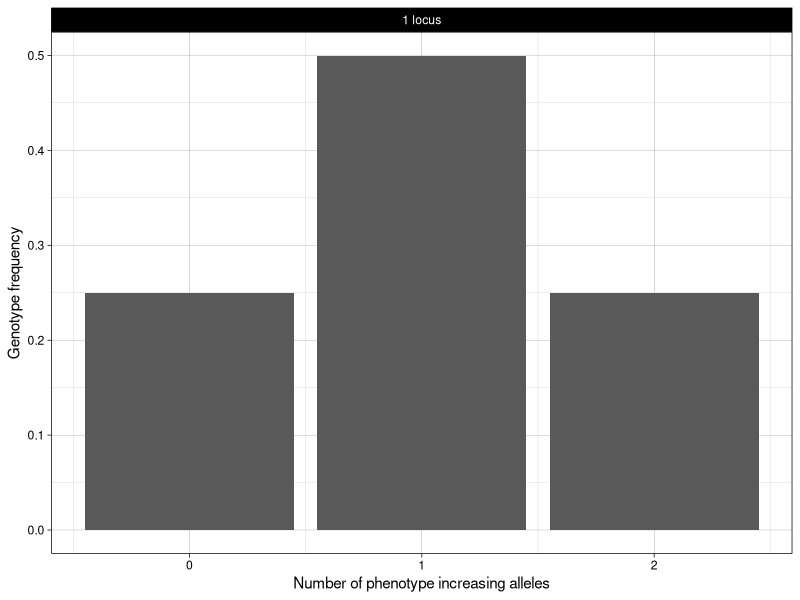
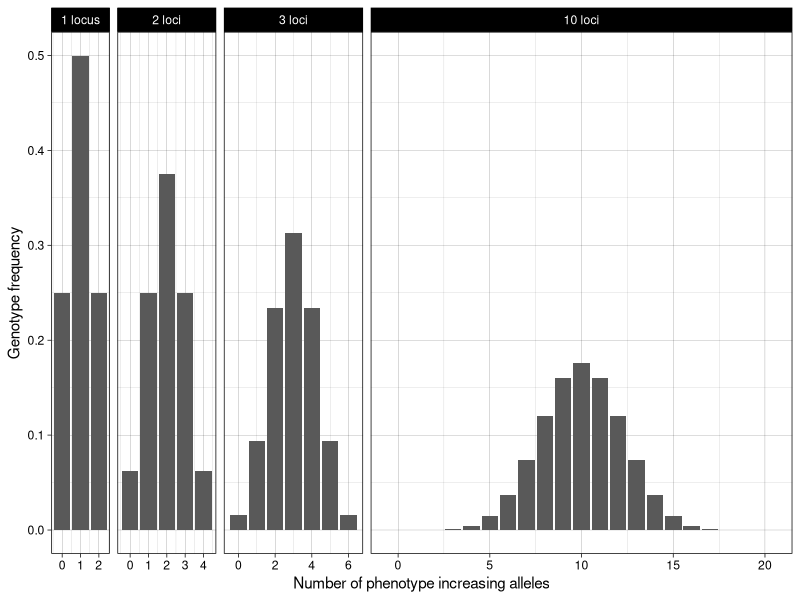
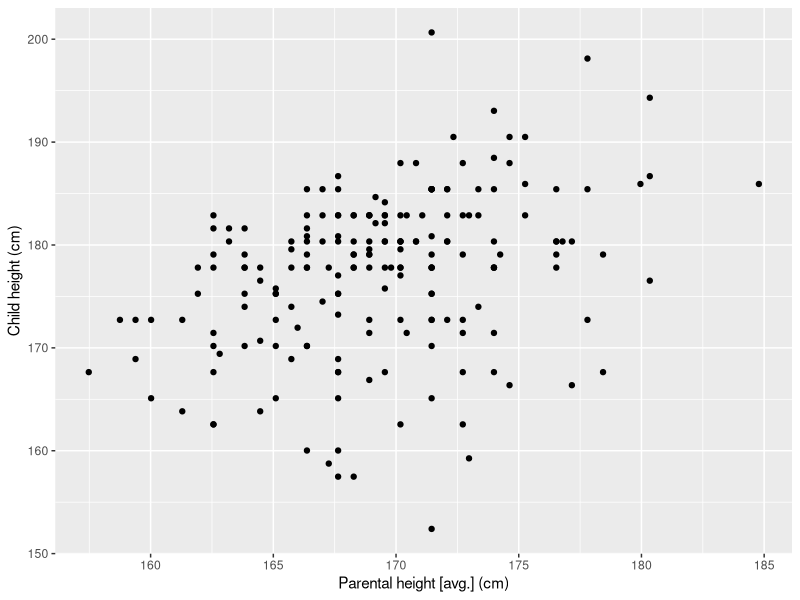
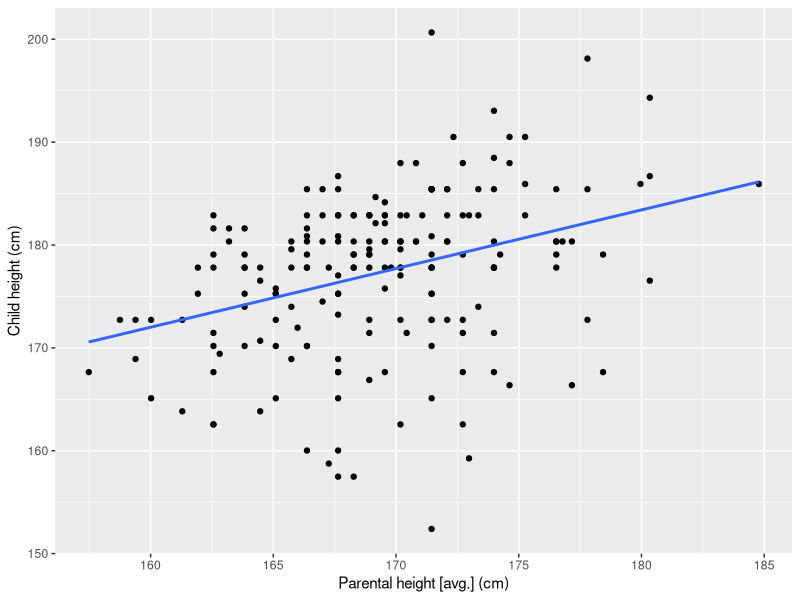
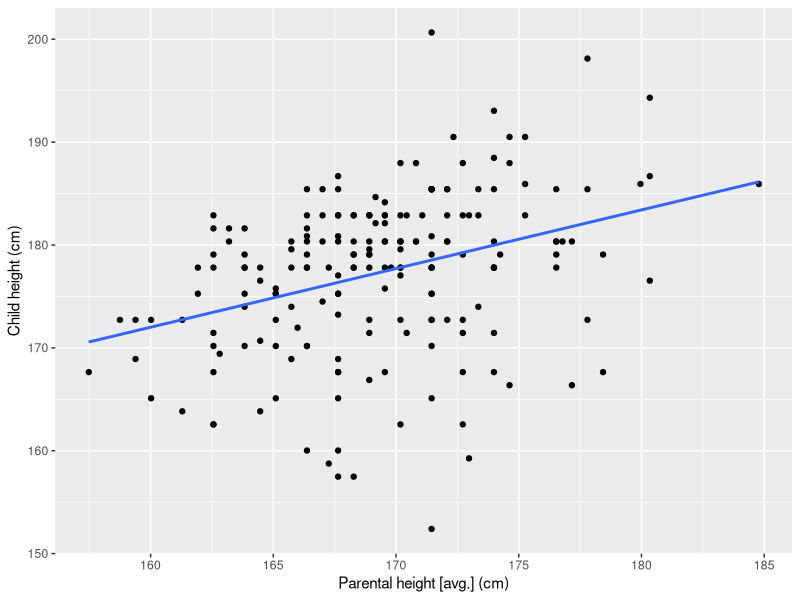
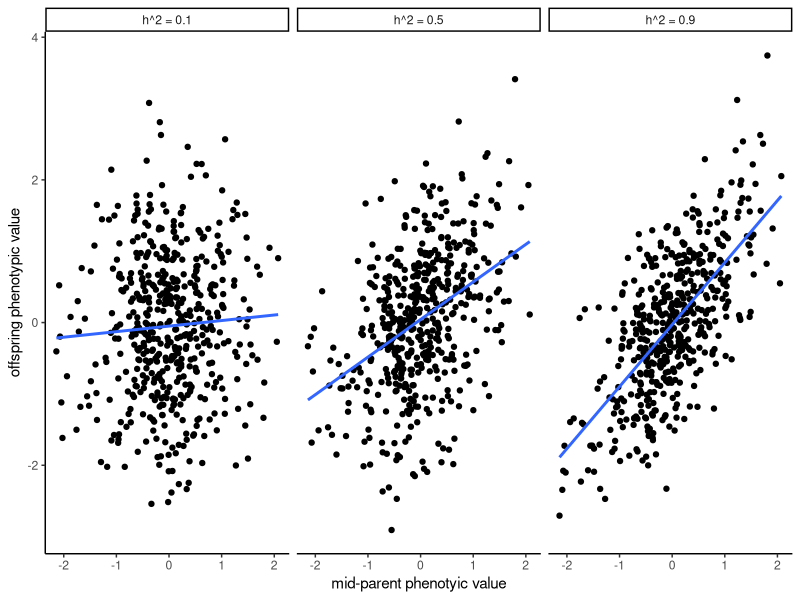
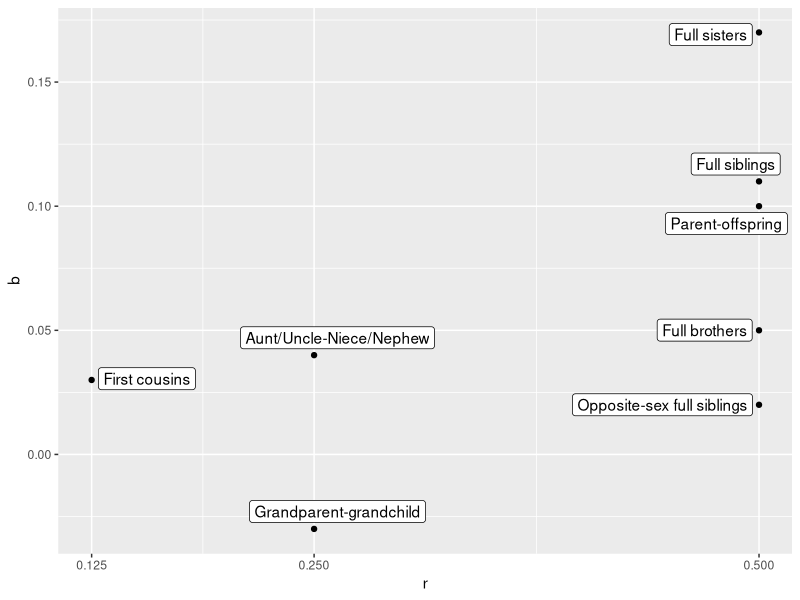
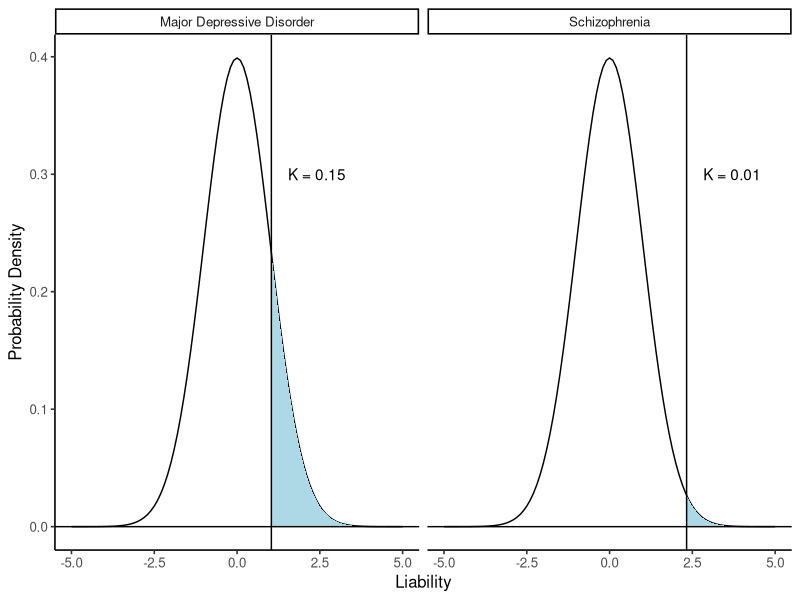

The R script that drew these images, in order:
## ---- chunk 1
#| echo: false

# font size for plotting
base_size <- function() {
  size = 12
  if (knitr::is_html_output()) {
    size = 16
  } else if (knitr::is_latex_output()) {
    size = 10
  }
  size
}
## ---- chunk 2
#| echo: false
require(ggplot2)
require(dplyr)
require(stringr)

# calculate expected genotype frequency for number of increasing alleles
# use the density of the binomial distribution, for alleles = 0 up to 2 * number of loci. 
# assume each allele has the same frequency of 50% (for simplicity)
n_allele_freq <- function(n_loci) {
  alleles <- seq(from = 0, to = 2*n_loci)
  freq <- dbinom(alleles, size = 2*n_loci, prob = 0.5)
  data.frame(alleles, freq, loci = n_loci)
}

number_of_loci <- c(1, 2, 3, 10)
loci_freq <- bind_rows(lapply(number_of_loci, n_allele_freq))

loci_labeller <- function(string) {
  n_loci <- as.numeric(string)
  if_else(
    n_loci == 1, 
    true = "1 locus",
    false = str_c(string, "loci", sep = " "))
}
plot_loci <- function(loci_freq) {
  ggplot(loci_freq, aes(x = alleles, y = freq)) + geom_col() +
  facet_grid(
    . ~ loci,
    scales = "free_x",
    space = "free_x",
    labeller = labeller(loci = loci_labeller)
  ) +
  scale_x_continuous("Number of phenotype increasing alleles") +
  scale_y_continuous("Genotype frequency") +
  theme_linedraw()
}

plot_loci(
  filter(loci_freq, loci == 1)
)
## ---- chunk 3
#| echo: false
plot_loci(loci_freq)
## ---- chunk 4
#| label: height
#| echo: false
require(readr)
require(dplyr)
require(ggplot2)

height_data <- read_tsv(here::here("data/galton-stata11/galton-stata11.tab"))

# filter to one offspring per family
# convert to cm
# average parental height
height_singletons <- height_data |>
  mutate(
    father_cm = father * 2.54,
    mother_cm = mother * 2.54,
    child_cm = height * 2.54
  ) |>
  mutate(parents_cm = (father_cm + mother_cm) / 2) |>
  group_by(family) |>
  slice_head(n = 1)
## ---- chunk 5
#| label: height_parent_offspring
#| fig-width: 5
#| fig-height: 5
#| echo: false
require(ggplot2)

ggplot(height_singletons, aes(x = parents_cm, y = child_cm)) +
  geom_point() +
  scale_x_continuous("Parental height [avg.] (cm)") +
  scale_y_continuous("Child height (cm)")
## ---- chunk 6
#| label: height_parent_offspring_regress
#| fig-width: 5
#| fig-height: 5
#| echo: false
require(ggplot2)

height_parent_offspring_regress_g <- ggplot(height_singletons, aes(x = parents_cm, y = child_cm)) +
  geom_point() +
  stat_smooth(method = "lm", formula = y ~ x, se = FALSE) +
  scale_x_continuous("Parental height [avg.] (cm)") +
  scale_y_continuous("Child height (cm)")
height_parent_offspring_regress_g
## ---- chunk 7
#| label: height_parent_offspring_regress2
#| fig-width: 5
#| fig-height: 5
#| echo: false
height_parent_offspring_regress_g
## ---- chunk 8
#| label: height_cov_var
#| echo: false
height_parent_child_cov <- round(with(height_singletons, cov(parents_cm, child_cm)), 2)
height_parent_var <- round(with(height_singletons, var(parents_cm)), 2)
## ---- chunk 9
#| label: parent_offspring_h2_sim
#| echo: false
require(ggplot2)
require(dplyr)

set.seed(751889)

# simulate data with different heritabilities
n_sim <- 500
# if phenotypic variance is 1, variance of average parents is 0.5
parents <- rnorm(n_sim, mean = 0, sd = sqrt(0.5))
h2 <- list(0.1, 0.5, 0.9)

sims <- lapply(
  h2,
  function(h2) {
      # simulate children from mid-parent, plus segregation and environment
      # variance
      children <- h2 * parents + rnorm(n_sim, mean = 0, sd = sqrt(1 - h2/2))
      data.frame(parents = parents, children = children, h2 = paste("h^2 =", h2))
  }
)

ggplot(bind_rows(sims), aes(x = parents, y = children)) +
  geom_point() +
  stat_smooth(method = lm, formula = y ~ x, se = FALSE) +
  facet_grid(cols = vars(h2)) +
  scale_x_continuous("mid-parent phenotyic value") +
  scale_y_continuous("offspring phenotypic value") +
  theme_classic()
## ---- chunk 10
#| label: amf_depression
#| echo: false
require(readr)
require(dplyr)
require(ggplot2)
require(ggrepel)

depression_dyads <- read_csv(here::here("data/fernandez-pujals-depression/fernandez-pujals-depression.csv"))

ggplot(depression_dyads, aes(x =r, y = b, label = `Relationship dyad`)) +
  geom_point() +
  geom_label_repel() +
  scale_x_continuous(breaks=c(0, 0.125, 0.25, 0.5))
## ---- chunk 11
#| label: liability_scz_mdd
#| echo: false
require(dplyr)
require(ggplot2)
require(stringr)

liability_scz_mdd <- tribble(
  ~disorder, ~k,
  "Schizophrenia", 0.01,
  "Major Depressive Disorder", 0.15
)

ggplot(liability_scz_mdd) +
  geom_function(fun = dnorm) +
  stat_function(data = data.frame(disorder="Schizophrenia"), fun = dnorm, geom = "area", xlim = c(qnorm(1 - 0.01), 5), fill = "lightblue") +
  stat_function(data = data.frame(disorder="Major Depressive Disorder"), fun = dnorm, geom = "area", xlim = c(qnorm(1 - 0.15), 5), fill = "lightblue") +
  geom_vline(aes(xintercept = qnorm(1 - k))) +
  geom_hline(yintercept = 0) +
  geom_text(aes(label = str_glue("K = {k}"), x=qnorm(1 - k)+0.5), y= 0.3, hjust = "left") +
  scale_y_continuous("Probability Density") +
  scale_x_continuous("Liability", lim = c(-5, 5)) + 
  facet_grid(cols = vars(disorder)) +
  theme_classic(base_size = base_size())

## ---- chunk 12
#| label: scz_rr
#| echo: false
require(readr)
require(ggplot2)

scz_rr <- read_csv(here::here("data/lichtenstein-scz/lichtenstein-scz.csv"))

ggplot(scz_rr, aes(x = factor(Relationship, levels = rev(Relationship)), y = `Relative Risk`, ymin = l95, ymax = u95)) +
  geom_pointrange() +
  scale_x_discrete("") +
  scale_y_continuous(breaks = 1:12) +
  coord_flip(ylim = c(1, 12)) +
  theme_classic(base_size = base_size())

## ---- chunk 13
#| label: psy_rr
#| fig-cap: "Prevalence in population (K) and with one parent affected (K[1])"
#| echo: false
require(dplyr)
require(tidyr)
require(ggplot2)

# based on data and code from https://github.com/BartBaselmans/CHARRGe
a <- 0.5
psy_k <- tribble(
  ~disorder, ~h2, ~K,
  "Schizophrenia", 0.70, 0.01,
  "Bipolar Disorder", 0.65, 0.01,
  "Major Depressive Disorder", 0.35,0.15,
  "ADHD", 0.75, 0.05, 
  "Anorexia Nervosa", 0.5, 0.01,
 "Autism Spectrum Disorder", 0.8, 0.01
) |>
  mutate(Tx = -qnorm(K, 0, 1)) |>
  mutate(z = dnorm(Tx)) |>
  mutate(i = z/K) |>
  mutate(Tx1 = (Tx - a * i * h2) / (sqrt(1 - a * a * h2 * h2 * i * (i-Tx)))) |>
  mutate(K1 = 1 - pnorm(Tx1))

psy_k1 <- psy_k |>
  select(disorder, K, K1) |>
  pivot_longer(cols = c(K, K1), names_to = "K", values_to = "prev")

ggplot(psy_k1, aes(x = K, y = 100*prev)) +
  geom_col() +
  scale_x_discrete("") +
  scale_y_continuous("Lifetime Prevalence (%)") +
  coord_flip() +
  facet_grid(rows = vars(disorder)) +
  theme_minimal(base_size = base_size()) +
  theme(strip.text.y = element_text(angle = 0))
## ---- chunk 14
#| label: twins_cor
#| fig-cap: "Visualisation with *r*[MZ] = 0.75 and *r*[DZ] = 0.5."
#| echo: false
require(tibble)
require(ggplot2)

twins_ac = tribble(
  ~Twin, ~Effect, ~Similarity,
  "MZ", "Genetic (A)", 0.5,
  "MZ", "Shared Environment (C)", 0.25,
  "DZ", "Genetic (A)", 0.25,
  "DZ", "Shared Environment (C)", 0.25,
)

ggplot(twins_ac, aes(x = Twin, y = Similarity, fill = Effect)) +
  geom_col() +
  scale_y_continuous(lim = c(0, 1), breaks=c(0, 0.25, 0.5, 0.75, 1.0)) +
  theme_minimal(base_size = base_size()) 
## ---- chunk 15
#| label: match-class
#| echo: false
require(dplyr)
require(readr)
require(ggplot2)
require(forcats)

# data on phenotypes in twins studies
match_domain_studies <- read_csv(here::here("data/polderman-match/polderman-match-domain-nstudies.csv"))

ggplot(
  match_domain_studies,
  aes(
    x = fct_reorder(`Main Trait domain`, Nstudies),
    y = Nstudies
  )) +
  geom_col() +
  scale_x_discrete("Main Trait Domain") +
  scale_y_continuous("Number of studies") +
  coord_flip() +
  theme_minimal(base_size = base_size())

## ---- chunk 16
#| label: match-meta
#| fig-cap: "Meta-analysis of phenotype domains"
#| echo: false
require(dplyr)
require(readr)
require(tidyr)
require(stringr)
require(ggplot2)

match_meta <- read_csv(here::here("data/polderman-match/polderman-match-st20-meta.csv"), comment = "#")

# get full ACE estimates from wide table.
# pivot table then filter and rename variables
match_meta_full <-
match_meta |>
  pivot_longer(
    !`ICD10-ICF Chapter`,
    names_to = "estimand",
    values_to = "estimate"
  ) |>
  filter(str_detect(estimand, "^[SE_]*[A|C]FULL_all")) |>
  mutate(estimand = str_remove(estimand, "FULL_all")) |>
  separate_wider_delim(
    estimand,
    delim = "_",
    names = c("term", "component"),
    too_few = "align_end"
  ) |>
  mutate(term = if_else(is.na(term), true = 'VarProp', false = term)) |>
  filter(!is.na(estimate)) |>
  pivot_wider(names_from = term, values_from = estimate)


match_meta_full_bmh <- match_meta_full |>
  filter(
    `ICD10-ICF Chapter` %in% c(
        "Attitudes",
        "Diseases of the Nervous System",
        "Mental Functions",
        "Sensory Functions and Pain",
        "Functions of the Nervous System",
        "Mental and Behavioural Disorders"
      )
    )

ggplot(match_meta_full_bmh, aes(x = component, fill = component, y = VarProp, ymin = VarProp - SE, ymax = VarProp + SE))+
  geom_col() +
  geom_errorbar() +
  scale_x_discrete("Variance component") +
  scale_y_continuous("Variance proportion", lim = c(0, 1)) +
  coord_flip() +
  facet_grid(row = vars(fct_reorder(`ICD10-ICF Chapter`, VarProp, max))) +
  theme_minimal(base_size = base_size()) +
  theme(strip.text.y = element_text(angle = 0))  +
  guides(fill = "none")
## ---- chunk 17
#| label: match-meta-subchapter
#| fig-cap: "Meta-analysis of psychiatric, neurological, and psychological phenotypes"
#| echo: false
require(dplyr)
require(readr)
require(tidyr)
require(stringr)
require(ggplot2)

match_meta_subchapter <- read_csv(here::here("data/polderman-match/polderman-match-st21-meta-subchapter.csv"), comment = "#")

# get full ACE estimates from wide table.
# pivot table then filter and rename variables
match_meta_subchapter_full <-
match_meta_subchapter |>
  pivot_longer(
    !`ICD-10/ICF subchapter`,
    names_to = "estimand",
    values_to = "estimate"
  ) |>
  filter(str_detect(estimand, "^[SE_]*[A|C]FULL_SS")) |>
  mutate(estimand = str_remove(estimand, "FULL_SS")) |>
  separate_wider_delim(
    estimand,
    delim = "_",
    names = c("term", "component"),
    too_few = "align_end"
  ) |>
  mutate(term = if_else(is.na(term), true = 'VarProp', false = term)) |>
  filter(!is.na(estimate)) |>
  pivot_wider(names_from = term, values_from = estimate)

match_meta_subchapter_bmh <- match_meta_subchapter_full |>
  mutate(
    ICD10 = case_match(
      `ICD-10/ICF subchapter`,
      "Recurrent Depressive Disorder" ~ "Recurrent Depression",
      "Depressive Episode" ~ "Depression",
      "Temperament and Personality Functions" ~ "Personality",
      "Eating Disorders" ~ "Eating Disorders",
      "Obsessive-Compulsive Disorder" ~ "OCD",
      "Other Anxiety Disorders" ~ "Anxiety",
      "Phobic Anxiety Disorders" ~ "Phobias",
      "Schizophrenia" ~ "Schizophrenia",
      "Bipolar Affective Disorder" ~ "Bipolar Disorder",
      "Dementia In Alzheimer Disease" ~ "Dementia"
    )
  ) |>
  filter(!is.na(ICD10))

ggplot(match_meta_subchapter_bmh, aes(x = component, fill = component, y = VarProp, ymin = VarProp - SE, ymax = VarProp + SE))+
  geom_col() +
  geom_errorbar() +
  scale_x_discrete("Variance component") +
  scale_y_continuous("Variance proportion", lim = c(-0.03, 1)) +
  coord_flip() +
  facet_grid(row = vars(fct_reorder(ICD10, VarProp, max))) +
  theme_minimal(base_size = base_size()) +
  theme(strip.text.y = element_text(angle = 0)) +
  guides(fill = "none")
